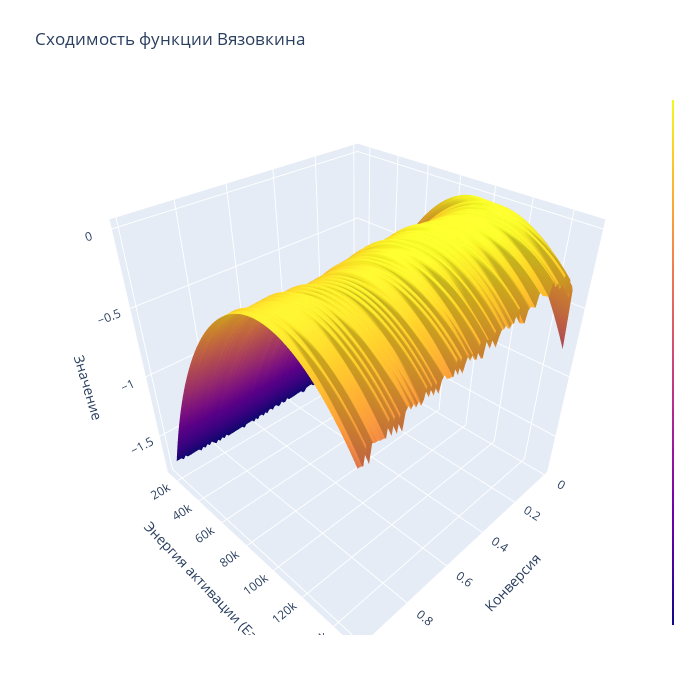

Notebook source saved alongside this figure:
### Code cell
# Создаем объекты для осей x и y
x = vyazovkin_df.columns.values
y = vyazovkin_df.index.values

# Создаем двумерный массив z значений, с использованием значений в DataFrame
z = vyazovkin_df.values

# Создаем объект трехмерного графика
fig = go.Figure(data=[go.Surface(z=z, x=x, y=y, 
                                 colorbar=dict(title='', tickvals=[], thickness=0))])

# Устанавливаем названия осей и заголовок
fig.update_layout(title='Сходимость функции Вязовкина', autosize=False,
                  width=700, height=700,
                  margin=dict(l=65, r=50, b=65, t=90),
                  scene = dict(
                      xaxis_title='Конверсия',
                      yaxis_title='Энергия активации (Ea)',
                      zaxis_title='Значение'))


# Сохраняем рисунок
fig.write_html("vyazovkin.html")

# Выводим график
fig.show()

### Figure 1 — Plotly figure (JSON) as saved in the notebook; plotly's stock layout.template omitted (floating-point values rounded to 4 significant figures; data arrays with more than 128 entries replaced by an {"elided": "..."} marker saying what was removed)
{"data": [{"colorbar": {"thickness": 0, "tickvals": [], "title": {"text": ""}}, "type": "surface", "x": [0.01, 0.02, 0.03, 0.04, 0.05, 0.06, 0.07, 0.08, 0.09, 0.1, 0.11, 0.12, 0.13, 0.14, 0.15, 0.16, 0.17, 0.18, 0.19, 0.2, 0.21, 0.22, 0.23, 0.24, 0.25, 0.26, 0.27, 0.28, 0.29, 0.3, 0.31, 0.32, 0.33, 0.34, 0.35, 0.36, 0.37, 0.38, 0.39, 0.4, 0.41, 0.42, 0.43, 0.44, 0.45, 0.46, 0.47, 0.48, 0.49, 0.5, 0.51, 0.52, 0.53, 0.54, 0.55, 0.56, 0.57, 0.58, 0.59, 0.6, 0.61, 0.62, 0.63, 0.64, 0.65, 0.66, 0.67, 0.68, 0.69, 0.7, 0.71, 0.72, 0.73, 0.74, 0.75, 0.76, 0.77, 0.78, 0.79, 0.8, 0.81, 0.82, 0.83, 0.84, 0.85, 0.86, 0.87, 0.88, 0.89, 0.9, 0.91, 0.92, 0.93, 0.94, 0.95, 0.96, 0.97, 0.98, 0.99], "y": {"elided": "136 int values"}, "z": {"elided": "136x99 float values"}}], "layout": {"autosize": false, "height": 700, "margin": {"b": 65, "l": 65, "r": 50, "t": 90}, "scene": {"xaxis": {"title": {"text": "Конверсия"}}, "yaxis": {"title": {"text": "Энергия активации (Ea)"}}, "zaxis": {"title": {"text": "Значение"}}}, "title": {"text": "Сходимость функции Вязовкина"}, "width": 700}}
